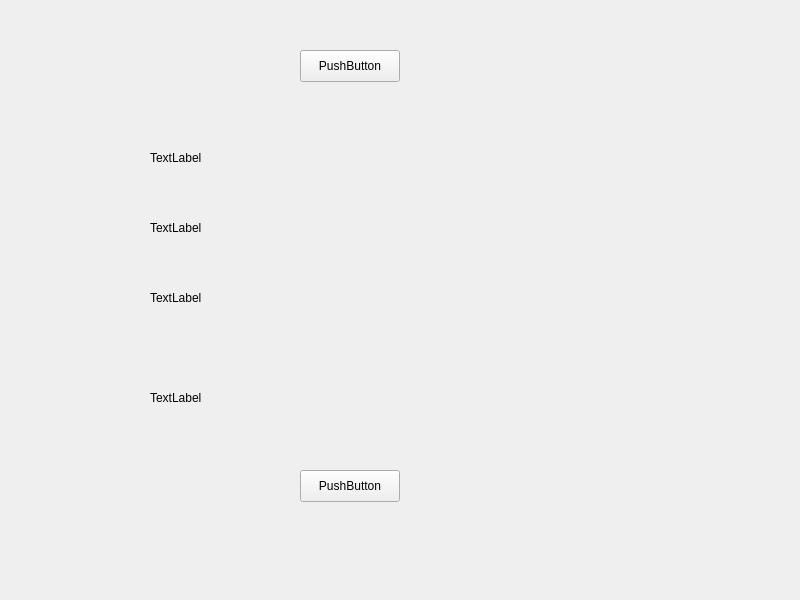
<?xml version="1.0" encoding="UTF-8"?>
<ui version="4.0">
 <class>Widget</class>
 <widget class="QWidget" name="Widget">
  <property name="geometry">
   <rect>
    <x>0</x>
    <y>0</y>
    <width>800</width>
    <height>600</height>
   </rect>
  </property>
  <property name="windowTitle">
   <string>Widget</string>
  </property>
  <widget class="QPushButton" name="pushButton">
   <property name="geometry">
    <rect>
     <x>300</x>
     <y>50</y>
     <width>100</width>
     <height>32</height>
    </rect>
   </property>
   <property name="text">
    <string>PushButton</string>
   </property>
  </widget>
  <widget class="QLabel" name="label">
   <property name="geometry">
    <rect>
     <x>150</x>
     <y>150</y>
     <width>58</width>
     <height>16</height>
    </rect>
   </property>
   <property name="text">
    <string>TextLabel</string>
   </property>
  </widget>
  <widget class="QLabel" name="label_2">
   <property name="geometry">
    <rect>
     <x>150</x>
     <y>220</y>
     <width>58</width>
     <height>16</height>
    </rect>
   </property>
   <property name="text">
    <string>TextLabel</string>
   </property>
  </widget>
  <widget class="QLabel" name="label_3">
   <property name="geometry">
    <rect>
     <x>150</x>
     <y>290</y>
     <width>58</width>
     <height>16</height>
    </rect>
   </property>
   <property name="text">
    <string>TextLabel</string>
   </property>
  </widget>
  <widget class="QLabel" name="label_4">
   <property name="geometry">
    <rect>
     <x>150</x>
     <y>390</y>
     <width>58</width>
     <height>16</height>
    </rect>
   </property>
   <property name="text">
    <string>TextLabel</string>
   </property>
  </widget>
  <widget class="QWidget" name="verticalLayoutWidget">
   <property name="geometry">
    <rect>
     <x>280</x>
     <y>140</y>
     <width>160</width>
     <height>31</height>
    </rect>
   </property>
   <layout class="QVBoxLayout" name="verticalLayout"/>
  </widget>
  <widget class="QWidget" name="verticalLayoutWidget_2">
   <property name="geometry">
    <rect>
     <x>280</x>
     <y>210</y>
     <width>160</width>
     <height>31</height>
    </rect>
   </property>
   <layout class="QVBoxLayout" name="verticalLayout_2"/>
  </widget>
  <widget class="QWidget" name="verticalLayoutWidget_3">
   <property name="geometry">
    <rect>
     <x>280</x>
     <y>290</y>
     <width>160</width>
     <height>31</height>
    </rect>
   </property>
   <layout class="QVBoxLayout" name="verticalLayout_3"/>
  </widget>
  <widget class="QWidget" name="verticalLayoutWidget_4">
   <property name="geometry">
    <rect>
     <x>280</x>
     <y>390</y>
     <width>160</width>
     <height>31</height>
    </rect>
   </property>
   <layout class="QVBoxLayout" name="verticalLayout_4"/>
  </widget>
  <widget class="QPushButton" name="pushButton_2">
   <property name="geometry">
    <rect>
     <x>300</x>
     <y>470</y>
     <width>100</width>
     <height>32</height>
    </rect>
   </property>
   <property name="text">
    <string>PushButton</string>
   </property>
  </widget>
 </widget>
 <resources/>
 <connections/>
</ui>
